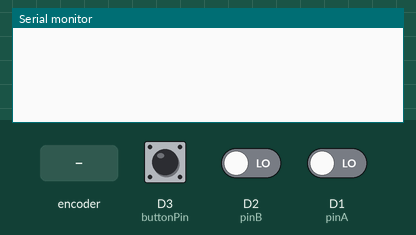
Simulated run of this sketch. Board: ESP8266 (NodeMCU). Shown: the last lines printed to the serial monitor. The test bench sets the inputs (shaded band); at power-on: D3 (buttonPin) HIGH, D2 (pinB) LOW, D1 (pinA) LOW.

Above: at 1.2 s.
1.3 s: rotary encoder on D1 (pinA) / D2 (pinB) turned 1 step (first pin leading)
At 2.5 s:
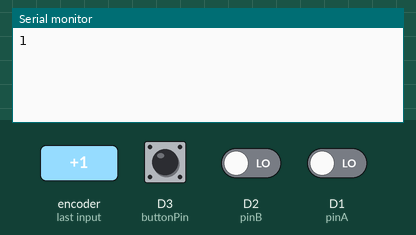
3.0 s: D3 (buttonPin) pulled LOW for 0.15 s
At 4.2 s:
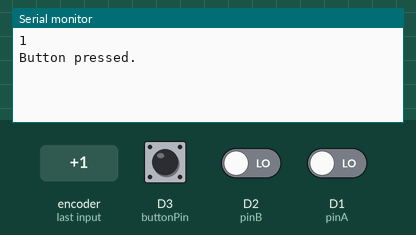
4.6 s: rotary encoder on D1 (pinA) / D2 (pinB) turned 1 step (first pin leading)
At 5.0 s:
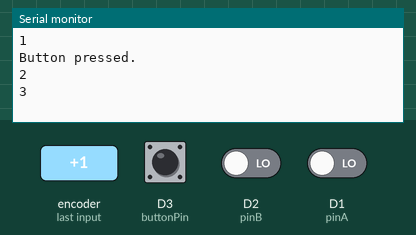

The sketch:

Rotary.ino
```cpp
// (licence header left out)
#define pinA D1  //CLK
#define pinB D2  // DT
#define buttonPin D3  //SW
// +   -> 3.3V
// GND -> GND

volatile int16_t position = 0;
volatile uint16_t bouncedelay = 0;
volatile int8_t change = 0;

void setup() {
  pinMode (pinA, INPUT);
  pinMode (pinB, INPUT);
  pinMode(buttonPin, INPUT_PULLUP);

  attachInterrupt(digitalPinToInterrupt(pinA), doRotate, CHANGE);
  attachInterrupt(digitalPinToInterrupt(buttonPin), doButton, FALLING);
  Serial.begin (115200);
}

void loop() {
  // If Rotary interrupt has happened
  if ( change ) {
    change = 0;
    if (digitalRead(pinB) != digitalRead(pinA)) {
      position ++;
    } else {
      position --;
    }
    // Do your rotary actions in here
    Serial.println(position);
  }
  deBounce(); // Button actions in deBounce
}

// Rotary interrupt
void doRotate() {
  change = 1;
}

// Button interrupt
void doButton() {
  if ( !bouncedelay ) {
    bouncedelay = 6000; // 6000 is tricker value for main loop to start count
  }
}

// Button debounce and actions in main loop as millis and others behave strange in interrupt vector
void deBounce() {
  if ( bouncedelay ) {
    if ( bouncedelay == 6000 ) { // 6000 is just random tricker value to start counting. This is also better place to execute code than interrupt vector.
      bouncedelay = millis();
      // Add your button activity here
      Serial.println("Button pressed.");
    }
    else if ( (bouncedelay + 200) < millis() or millis() < bouncedelay ) { //millis can loop back to 0
      bouncedelay = 0;
    }
  }
}
```

Measured:
- after the input at 1.3 s, the serial monitor: prints a new line after 0.05 s (image 1)
- after the input at 3.0 s, the serial monitor: prints a new line at once (image 2)
- after the input at 4.6 s, the serial monitor: prints a new line at once (image 3)
